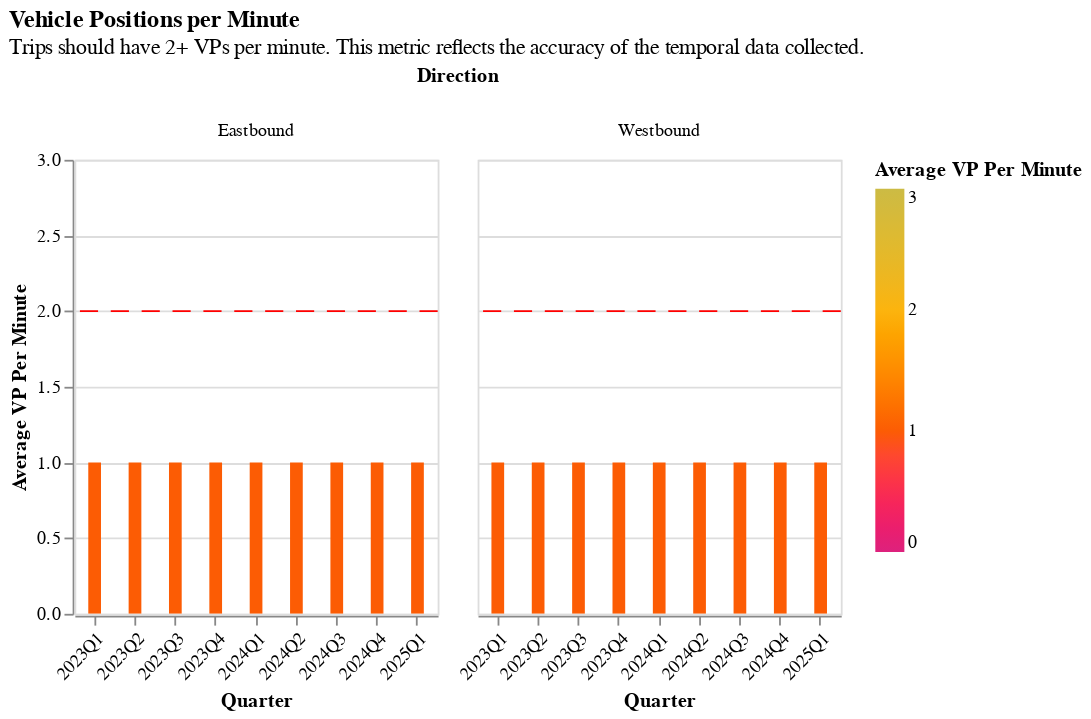

Here is the notebook cell this chart was saved with:
### Markdown cell above
### Average VP per Minute

### Code cell
(
    (
        base_facet_with_ruler_chart(
            all_metrics_test,
            "Average VP per Minute",
            "ruler_for_vp_per_min",
            readable_dict["vp_per_min_graph"]["title"],
            readable_dict["vp_per_min_graph"]["subtitle"],
            color_dict["vp_domain"],
            color_dict["vp_range"],
            quarter=True,
        )
    )
    .add_params(xcol_param)
    .transform_filter(xcol_param)
)

### Figure 1 — Vega-Lite specification as saved in the notebook (floating-point values rounded to 4 significant figures; data arrays with more than 128 entries replaced by an {"elided": "..."} marker saying what was removed)
{"config": {"view": {"continuousWidth": 300, "continuousHeight": 300}}, "data": {"name": "data-3690b7e372da9e4bceee302325c7db32"}, "facet": {"column": {"field": "Direction", "type": "nominal"}}, "spec": {"layer": [{"mark": {"type": "bar", "clip": true, "size": 7}, "encoding": {"color": {"field": "Average VP per Minute", "scale": {"domain": [0, 1, 2, 3], "range": ["#dd217d", "#fc5c04", "#fcb40e", "#ccbb44"]}, "title": "Average VP Per Minute", "type": "quantitative"}, "tooltip": [{"field": "Route", "type": "nominal"}, {"field": "Direction", "type": "nominal"}, {"field": "Average VP per Minute", "type": "quantitative"}, {"field": "quarter", "type": "nominal"}], "x": {"axis": {"labelAngle": -45}, "field": "quarter", "title": "Quarter", "type": "nominal"}, "y": {"field": "Average VP per Minute", "scale": {"domain": [0, 3]}, "title": "Average VP Per Minute", "type": "quantitative"}}, "name": "view_2"}, {"mark": {"type": "rule", "color": "red", "strokeDash": [10, 7]}, "encoding": {"y": {"aggregate": "mean", "field": "ruler_for_vp_per_min", "type": "quantitative"}}}], "height": 250, "width": 200}, "params": [{"name": "param_1", "select": {"type": "point", "fields": ["Route"]}, "bind": {"input": "select", "options": ["1 Fashion Valley - La Mesa", "10 Old Town - University/College", "105 Old Town - University City", "11 SDSU - Downtown San Diego", "110 Mira Mesa - Downtown via Hwy 163", "115 El Cajon T.C. - SDSU T.C.", "12 City College - Skyline Hills", "120 Downtown San Diego - Kearny Mesa Transit Center", "13 Kaiser Hospital  - 24th St Transit Center", "14 Grantville Trolley  -  Baltimore & Lake Murray", "18 Grantville Trlly via Camino del Rio", "2 Downtown San Diego - 30th & Adams", "20 Downtown - Rancho Bernardo Transit Station", "201 Super Loop - Counterclockwise", "202 Super Loop - Clockwise", "204 Super Loop - Judicial Dr.", "215 Mid-City Rapid", "225 Downtown - Otay Mesa TC", "235 Downtown - Escondido Transit Center", "237 Miramar College Transit Station - UCSD", "25 Fashion Valley - Kearny Mesa TC", "27 Pacific Beach - Kearny Mesa Transit Center", "28 Old Town T.C. - Shelter Island", "280 Escondido Transit Center - Downtown", "290 Rancho Bernardo Station - Downtown", "3 UCSD Hospital - Euclid Transit Center", "30 Old Town  - UTC via Pacific Beach", "31 UTC - Mira Mesa", "35 Ocean Beach - Old Town", "4 12th & Imperial Trolley - Lomita Village", "41 Fashion Valley -  UCSD", "43 Balboa Av TC - Kearny Mesa", "44 Old Town - Kearny Mesa", "5 Downtown San Diego - Euclid Transit Center", "6 North Park - Fashion Valley", "60 Euclid Av Transit Center - UTC  via Convoy", "7 Downtown San Diego - University/College", "701 H St Transit Center - Palomar St TC via Hilltop Dr", "704 E St Transit Center - Palomar Transit Center", "705 E St Transit Center - Plaza Bonita", "707 Otay Ranch Town Center - Southwestern College", "709 H St Transit Center - Otay Ranch Town Center", "712 Palomar Transit Center - Southwestern College", "8 Old Town - Balboa Av TC", "815 El Cajon Transit Center - East Main St", "816 El Cajon TC - Cuyamaca College", "83 Downtown San Diego - Old Town", "832 Santee Center - NE Santee Loop Clockwise", "833 Santee Center - Parkway Plaza", "834 West Santee Loop", "838 East County Square - Viejas", "84 Point Loma Shuttle", "848 El Cajon - Lakeside", "851 Spring Valley - La Mesa", "852 University & 54th - Grossmont Transit Ctr", "854 Grossmont Transit Ctr -- Grossmont College", "855 Rancho San Diego - La Mesa", "856 SDSU - Cuyamaca College", "864 El Cajon - East County Sq", "872 El Cajon Shuttle Loop Counterclockwise", "874 El Cajon Eastside Shuttle Clockwise", "875 El Cajon Eastside Shuttle Counterclockwise", "88 Old Town - Fashion Valley", "894 Morena/Campo - El Cajon", "9 Old Town - Jewell & Garnet", "901 Iris Transit Center - Downtown San Diego", "904 Coronado Shuttle", "905 Iris Transit Center - Otay Mesa Transit Center", "906 Iris Transit Center - San Ysidro Clockwise", "907 Iris Transit Center - San Ysidro Counterclockwise", "909 Otay Mesa Transit Center - SWC at Otay Mesa", "916 Oak Park-Emerald Hills Loop CW", "917 Oak Park-Emerald Hills Loop CCW", "921 UTC - Miramar College Transit Station", "923 Downtown to Point Loma", "928 Fashion Valley - Kearny Mesa", "929 Iris Transit Center - 12th & Imperial", "932 Iris Transit Center - 8th St. Transit Center", "933 Iris TC Loop - Imperial Beach Counterclock", "934 Iris TC Loop - Imperial Beach Clockwise", "936 Spring Valley - SDSU", "944 Sabre Springs Station - Poway", "945 Rancho Bernardo Station - Poway", "945A Poway HS CC Loop", "950 Otay Mesa Border - Iris Transit Center", "955 National City - San Diego State University", "961 24th St Transit Center - Encanto Trolley", "962 8th St Transit Center - Spring Valley", "963 8th St Transit Center - Paradise Hills", "964 Mira Mesa - Alliant University via MCTS", "965 City Heights Shuttle", "967 24th St Transit Center - Division & Ava", "968 8th St Transit Center - Plaza Bonita", "972 Sorrento Mesa Coaster Connection", "973 Carroll Canyon Coaster Connection", "974 UCSD Coaster Connection", "978 Torrey Pines Coaster Connection", "979 North University City Coaster Connection", "985 UCSD Central Campus Station - Torrey Pines", "992 Airport/Downtown Shuttle", "Blue San Ysidro - UTC", "Green Santee - 12th & Imperial", "Orange El Cajon - Courthouse", "901 Iris Transit Center - Downtown", "929 Downtown - Iris Transit Center", "Green El Cajon - 12th & Imperial", "227 Imperial Beach - Otay Mesa TC", "Copper Santee - El Cajon", "910 Downtown - San Ysidro (OWL Service)"], "name": "Routes: "}, "value": "1 Fashion Valley - La Mesa", "views": ["view_2"]}], "title": {"text": "Vehicle Positions per Minute", "subtitle": ["Trips should have 2+ VPs per minute. This metric reflects the accuracy of the temporal data collected."]}, "transform": [{"filter": {"param": "param_1"}}], "$schema": "https://vega.github.io/schema/vega-lite/v5.20.1.json", "datasets": {"data-3690b7e372da9e4bceee302325c7db32": {"elided": "1645 records"}}}
